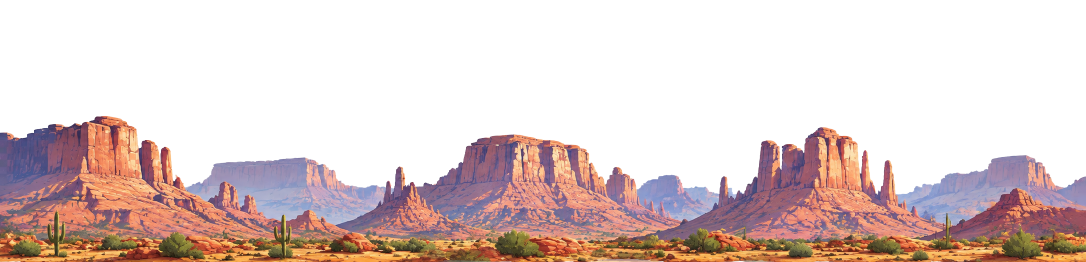
#> input picture scripts/backup_p1_v2133/p1_paisajedesierto1.png, 2172 x 524 px, found by its file name (shown at 1/2 size)
$ python px_preview.py
#> lines starting #> are read from the running program, lines starting #| are printed output that depends on the picture
#!/usr/bin/env python3
"""Compone el panorama P1 cosido + muestras de planos sobre cielo azul
para REPRODUCIR lo que se ve por la ventana y localizar el manchón negro."""
from PIL import Image
import os

P = '/home/z/my-project/game/championships/oeste/assets/parallax'
SKY = (110, 167, 214)  # azul cielo del _texSky

def over_sky(img, w, h):
    bg = Image.new('RGBA', (w, h), SKY + (255,))
    if img.size != (w, h):
        img = img.resize((w, h))
    bg.alpha_composite(img)
    return bg

# 1) Pano P1 cosido (como _buildPano): 2 imágenes 2172x524 pegadas
a = Image.open(os.path.join(P, 'p1_paisajedesierto1.png')).convert('RGBA')
#> a is the input picture: PIL image 2172x524 RGBA; mean R, G, B, A 222.1, 203.8, 201.2, 98.6
b = Image.open(os.path.join(P, 'p1_paisajedesierto2.png')).convert('RGBA')
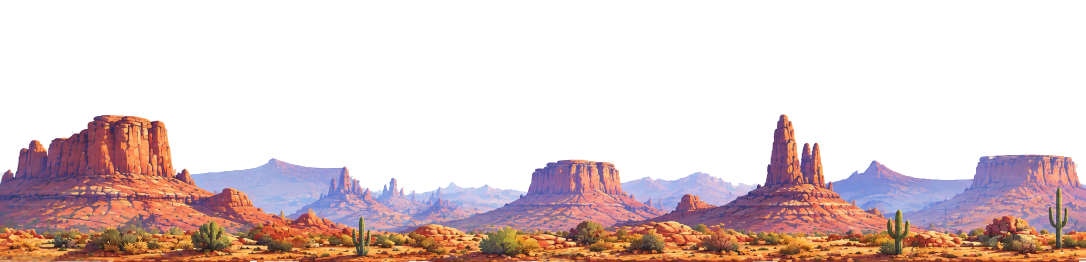
#> input picture scripts/backup_p1_v2133/p1_paisajedesierto2.png, 2172 x 524 px, found by its file name (shown at 1/2 size)
#> b is the input picture: PIL image 2172x524 RGBA; mean R, G, B, A 223.8, 205.7, 205.1, 93.7
cv = Image.new('RGBA', (a.width + b.width, a.height), (0, 0, 0, 0))
#> cv: PIL image 4344x524 RGBA; every value is 0
cv.paste(a, (0, 0)); cv.paste(b, (a.width, 0))
#> after `cv.paste(a, (0, 0))`:
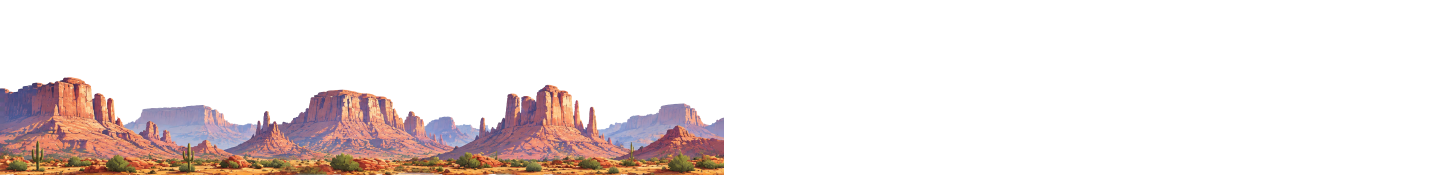
#> cv: PIL image 4344x524 RGBA (shown at 1/3 size); mean R, G, B, A 111, 101.9, 100.6, 49.3; transparent parts drawn white
#> after `cv.paste(b, (a.width, 0))`:
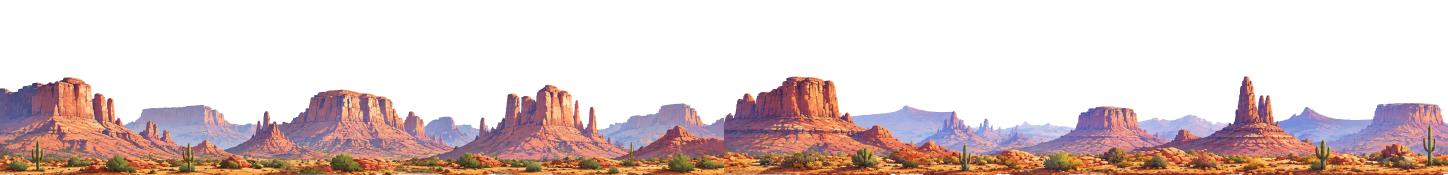
#> cv: PIL image 4344x524 RGBA (shown at 1/3 size); mean R, G, B, A 222.9, 204.7, 203.1, 96.1; transparent parts drawn white
pano = over_sky(cv, 4344, 524)
#> in over_sky, `bg = Image.new('RGBA', (w, h), SKY + (255,))`:
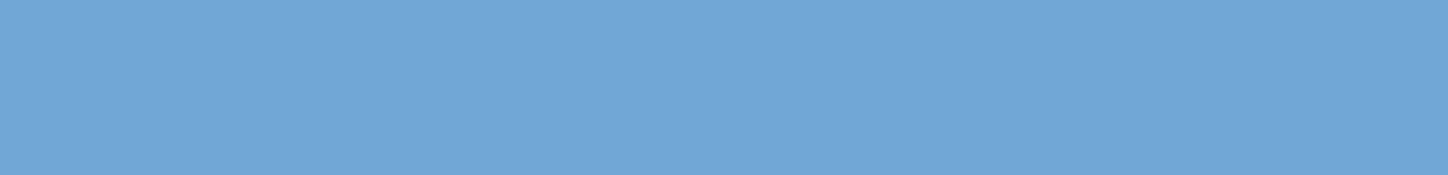
#> bg: PIL image 4344x524 RGBA (shown at 1/3 size); mean R, G, B, A 110, 167, 214, 255
#> in over_sky, `bg.alpha_composite(img)`:
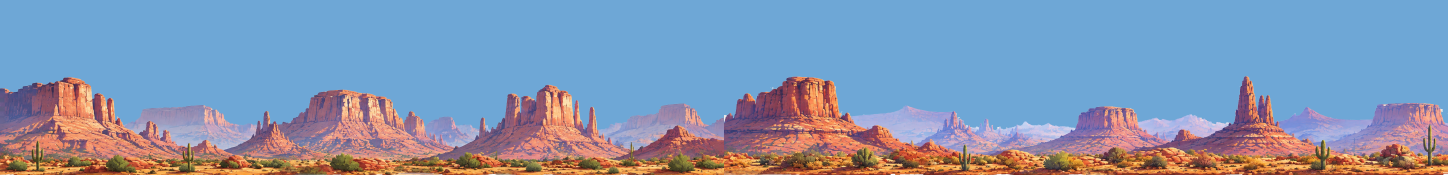
#> bg: PIL image 4344x524 RGBA (shown at 1/3 size); mean R, G, B, A 132.7, 150, 177.7, 255
pano.save('/tmp/pxcheck/pano_sky.png')
# detalle de la COSTURA (zona central)
pano.crop((2000, 0, 2400, 524)).save('/tmp/pxcheck/pano_seam.png')
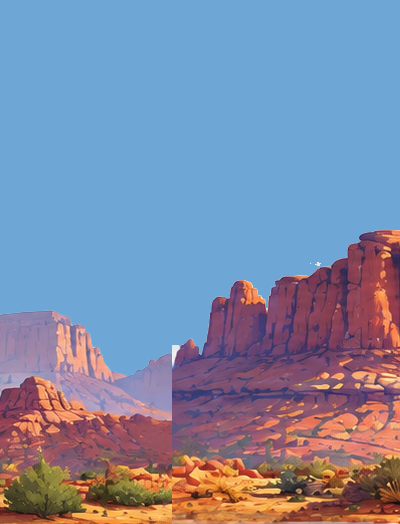
#> saved as pano_seam.png: PIL image 400x524 RGBA; mean R, G, B, A 127.2, 138.8, 166, 255

# 2) muestras p2/p3/p4 sobre cielo
for f in ['p2_rancho1.png', 'p2_estructura3.png', 'p3_arbusto1.png', 'p4_cactus1.png']:
#> (the run stopped early here; a loop or call above may not have finished)
